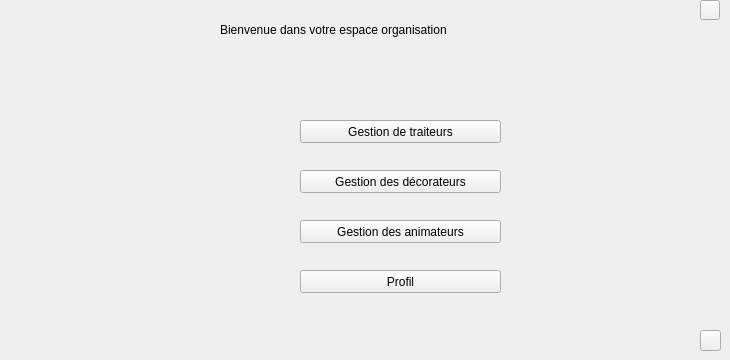
    <widget class="QWidget" name="Main_page">
     <widget class="QPushButton" name="buttonquitter_org">
      <property name="geometry">
       <rect>
        <x>700</x>
        <y>0</y>
        <width>20</width>
        <height>20</height>
       </rect>
      </property>
      <property name="toolTip">
       <string>Quitter</string>
      </property>
      <property name="styleSheet">
       <string notr="true">image: url(:/img/bfa_power-off_flat-circle-white-on-ios-pink-gradient_512x512.png);</string>
      </property>
      <property name="text">
       <string/>
      </property>
     </widget>
     <widget class="QPushButton" name="buttonsedeconn_org">
      <property name="geometry">
       <rect>
        <x>700</x>
        <y>330</y>
        <width>21</width>
        <height>21</height>
       </rect>
      </property>
      <property name="toolTip">
       <string>&lt;!DOCTYPE HTML PUBLIC &quot;-//W3C//DTD HTML 4.0//EN&quot; &quot;http://www.w3.org/TR/REC-html40/strict.dtd&quot;&gt;
&lt;html&gt;&lt;head&gt;&lt;meta name=&quot;qrichtext&quot; content=&quot;1&quot; /&gt;&lt;style type=&quot;text/css&quot;&gt;
p, li { white-space: pre-wrap; }
&lt;/style&gt;&lt;/head&gt;&lt;body style=&quot; font-family:'MS Shell Dlg 2'; font-size:8pt; font-weight:400; font-style:normal;&quot;&gt;
&lt;p style=&quot; margin-top:0px; margin-bottom:0px; margin-left:0px; margin-right:0px; -qt-block-indent:0; text-indent:0px;&quot;&gt;&lt;span style=&quot; font-family:'MS Shell Dlg 2';&quot;&gt;Se deconnecter&lt;/span&gt;&lt;/p&gt;&lt;/body&gt;&lt;/html&gt;</string>
      </property>
      <property name="styleSheet">
       <string notr="true">image: url(:/img/logout-icon-5-256.png);
</string>
      </property>
      <property name="text">
       <string/>
      </property>
     </widget>
     <widget class="QPushButton" name="button_traiteur_org">
      <property name="geometry">
       <rect>
        <x>300</x>
        <y>120</y>
        <width>201</width>
        <height>23</height>
       </rect>
      </property>
      <property name="styleSheet">
       <string notr="true">background:transparent;
font: italic 12pt &quot;Century Gothic&quot;;
color: qconicalgradient(cx:0.5, cy:0.5, angle:0, stop:0 rgba(35, 40, 3, 255), stop:0.16 rgba(136, 106, 22, 255), stop:0.225 rgba(166, 140, 41, 255), stop:0.285 rgba(204, 181, 74, 255), stop:0.345 rgba(235, 219, 102, 255), stop:0.415 rgba(245, 236, 112, 255), stop:0.52 rgba(209, 190, 76, 255), stop:0.57 rgba(187, 156, 51, 255), stop:0.635 rgba(168, 142, 42, 255), stop:0.695 rgba(202, 174, 68, 255), stop:0.75 rgba(218, 202, 86, 255), stop:0.815 rgba(208, 187, 73, 255), stop:0.88 rgba(187, 156, 51, 255), stop:0.935 rgba(137, 108, 26, 255), stop:1 rgba(35, 40, 3, 255));
border-bottom:2px solid#717072;
border-color: qconicalgradient(cx:0.5, cy:0.5, angle:0, stop:0 rgba(35, 40, 3, 255), stop:0.16 rgba(136, 106, 22, 255), stop:0.225 rgba(166, 140, 41, 255), stop:0.285 rgba(204, 181, 74, 255), stop:0.345 rgba(235, 219, 102, 255), stop:0.415 rgba(245, 236, 112, 255), stop:0.52 rgba(209, 190, 76, 255), stop:0.57 rgba(187, 156, 51, 255), stop:0.635 rgba(168, 142, 42, 255), stop:0.695 rgba(202, 174, 68, 255), stop:0.75 rgba(218, 202, 86, 255), stop:0.815 rgba(208, 187, 73, 255), stop:0.88 rgba(187, 156, 51, 255), stop:0.935 rgba(137, 108, 26, 255), stop:1 rgba(35, 40, 3, 255));
background-color: rgb(255, 212, 250);

border-radius:15px;}
QPushButton:hover{
	
	background-color: rgb(234, 78, 117);
</string>
      </property>
      <property name="text">
       <string>Gestion de traiteurs</string>
      </property>
     </widget>
     <widget class="QPushButton" name="button_decorateur_org">
      <property name="geometry">
       <rect>
        <x>300</x>
        <y>170</y>
        <width>201</width>
        <height>23</height>
       </rect>
      </property>
      <property name="styleSheet">
       <string notr="true">background:transparent;
font: italic 12pt &quot;Century Gothic&quot;;
color: qconicalgradient(cx:0.5, cy:0.5, angle:0, stop:0 rgba(35, 40, 3, 255), stop:0.16 rgba(136, 106, 22, 255), stop:0.225 rgba(166, 140, 41, 255), stop:0.285 rgba(204, 181, 74, 255), stop:0.345 rgba(235, 219, 102, 255), stop:0.415 rgba(245, 236, 112, 255), stop:0.52 rgba(209, 190, 76, 255), stop:0.57 rgba(187, 156, 51, 255), stop:0.635 rgba(168, 142, 42, 255), stop:0.695 rgba(202, 174, 68, 255), stop:0.75 rgba(218, 202, 86, 255), stop:0.815 rgba(208, 187, 73, 255), stop:0.88 rgba(187, 156, 51, 255), stop:0.935 rgba(137, 108, 26, 255), stop:1 rgba(35, 40, 3, 255));
border-bottom:2px solid#717072;
border-color: qconicalgradient(cx:0.5, cy:0.5, angle:0, stop:0 rgba(35, 40, 3, 255), stop:0.16 rgba(136, 106, 22, 255), stop:0.225 rgba(166, 140, 41, 255), stop:0.285 rgba(204, 181, 74, 255), stop:0.345 rgba(235, 219, 102, 255), stop:0.415 rgba(245, 236, 112, 255), stop:0.52 rgba(209, 190, 76, 255), stop:0.57 rgba(187, 156, 51, 255), stop:0.635 rgba(168, 142, 42, 255), stop:0.695 rgba(202, 174, 68, 255), stop:0.75 rgba(218, 202, 86, 255), stop:0.815 rgba(208, 187, 73, 255), stop:0.88 rgba(187, 156, 51, 255), stop:0.935 rgba(137, 108, 26, 255), stop:1 rgba(35, 40, 3, 255));
background-color: rgb(255, 212, 250);

border-radius:15px;}
QPushButton:hover{
	
	background-color: rgb(234, 78, 117);
</string>
      </property>
      <property name="text">
       <string>Gestion des décorateurs</string>
      </property>
     </widget>
     <widget class="QPushButton" name="buttonanimateur_org">
      <property name="geometry">
       <rect>
        <x>300</x>
        <y>220</y>
        <width>201</width>
        <height>23</height>
       </rect>
      </property>
      <property name="styleSheet">
       <string notr="true">background:transparent;
font: italic 12pt &quot;Century Gothic&quot;;
color: qconicalgradient(cx:0.5, cy:0.5, angle:0, stop:0 rgba(35, 40, 3, 255), stop:0.16 rgba(136, 106, 22, 255), stop:0.225 rgba(166, 140, 41, 255), stop:0.285 rgba(204, 181, 74, 255), stop:0.345 rgba(235, 219, 102, 255), stop:0.415 rgba(245, 236, 112, 255), stop:0.52 rgba(209, 190, 76, 255), stop:0.57 rgba(187, 156, 51, 255), stop:0.635 rgba(168, 142, 42, 255), stop:0.695 rgba(202, 174, 68, 255), stop:0.75 rgba(218, 202, 86, 255), stop:0.815 rgba(208, 187, 73, 255), stop:0.88 rgba(187, 156, 51, 255), stop:0.935 rgba(137, 108, 26, 255), stop:1 rgba(35, 40, 3, 255));
border-bottom:2px solid#717072;
border-color: qconicalgradient(cx:0.5, cy:0.5, angle:0, stop:0 rgba(35, 40, 3, 255), stop:0.16 rgba(136, 106, 22, 255), stop:0.225 rgba(166, 140, 41, 255), stop:0.285 rgba(204, 181, 74, 255), stop:0.345 rgba(235, 219, 102, 255), stop:0.415 rgba(245, 236, 112, 255), stop:0.52 rgba(209, 190, 76, 255), stop:0.57 rgba(187, 156, 51, 255), stop:0.635 rgba(168, 142, 42, 255), stop:0.695 rgba(202, 174, 68, 255), stop:0.75 rgba(218, 202, 86, 255), stop:0.815 rgba(208, 187, 73, 255), stop:0.88 rgba(187, 156, 51, 255), stop:0.935 rgba(137, 108, 26, 255), stop:1 rgba(35, 40, 3, 255));
background-color: rgb(255, 212, 250);

border-radius:15px;}
QPushButton:hover{
	
	background-color: rgb(234, 78, 117);
</string>
      </property>
      <property name="text">
       <string>Gestion des animateurs</string>
      </property>
     </widget>
     <widget class="QPushButton" name="buttonprofil_org">
      <property name="geometry">
       <rect>
        <x>300</x>
        <y>270</y>
        <width>201</width>
        <height>23</height>
       </rect>
      </property>
      <property name="styleSheet">
       <string notr="true">background:transparent;
font: italic 12pt &quot;Century Gothic&quot;;
color: qconicalgradient(cx:0.5, cy:0.5, angle:0, stop:0 rgba(35, 40, 3, 255), stop:0.16 rgba(136, 106, 22, 255), stop:0.225 rgba(166, 140, 41, 255), stop:0.285 rgba(204, 181, 74, 255), stop:0.345 rgba(235, 219, 102, 255), stop:0.415 rgba(245, 236, 112, 255), stop:0.52 rgba(209, 190, 76, 255), stop:0.57 rgba(187, 156, 51, 255), stop:0.635 rgba(168, 142, 42, 255), stop:0.695 rgba(202, 174, 68, 255), stop:0.75 rgba(218, 202, 86, 255), stop:0.815 rgba(208, 187, 73, 255), stop:0.88 rgba(187, 156, 51, 255), stop:0.935 rgba(137, 108, 26, 255), stop:1 rgba(35, 40, 3, 255));
border-bottom:2px solid#717072;
border-color: qconicalgradient(cx:0.5, cy:0.5, angle:0, stop:0 rgba(35, 40, 3, 255), stop:0.16 rgba(136, 106, 22, 255), stop:0.225 rgba(166, 140, 41, 255), stop:0.285 rgba(204, 181, 74, 255), stop:0.345 rgba(235, 219, 102, 255), stop:0.415 rgba(245, 236, 112, 255), stop:0.52 rgba(209, 190, 76, 255), stop:0.57 rgba(187, 156, 51, 255), stop:0.635 rgba(168, 142, 42, 255), stop:0.695 rgba(202, 174, 68, 255), stop:0.75 rgba(218, 202, 86, 255), stop:0.815 rgba(208, 187, 73, 255), stop:0.88 rgba(187, 156, 51, 255), stop:0.935 rgba(137, 108, 26, 255), stop:1 rgba(35, 40, 3, 255));
background-color: rgb(255, 212, 250);

border-radius:15px;}
QPushButton:hover{
	
	background-color: rgb(234, 78, 117);
</string>
      </property>
      <property name="text">
       <string>Profil</string>
      </property>
     </widget>
     <widget class="QLabel" name="bienvenu_org">
      <property name="geometry">
       <rect>
        <x>220</x>
        <y>20</y>
        <width>441</width>
        <height>20</height>
       </rect>
      </property>
      <property name="styleSheet">
       <string notr="true">background:transparent;
font: italic 16pt &quot;Century Gothic&quot;;
color: qconicalgradient(cx:0.5, cy:0.5, angle:0, stop:0 rgba(35, 40, 3, 255), stop:0.16 rgba(136, 106, 22, 255), stop:0.225 rgba(166, 140, 41, 255), stop:0.285 rgba(204, 181, 74, 255), stop:0.345 rgba(235, 219, 102, 255), stop:0.415 rgba(245, 236, 112, 255), stop:0.52 rgba(209, 190, 76, 255), stop:0.57 rgba(187, 156, 51, 255), stop:0.635 rgba(168, 142, 42, 255), stop:0.695 rgba(202, 174, 68, 255), stop:0.75 rgba(218, 202, 86, 255), stop:0.815 rgba(208, 187, 73, 255), stop:0.88 rgba(187, 156, 51, 255), stop:0.935 rgba(137, 108, 26, 255), stop:1 rgba(35, 40, 3, 255));</string>
      </property>
      <property name="text">
       <string>Bienvenue dans votre espace organisation</string>
      </property>
     </widget>
    </widget>
